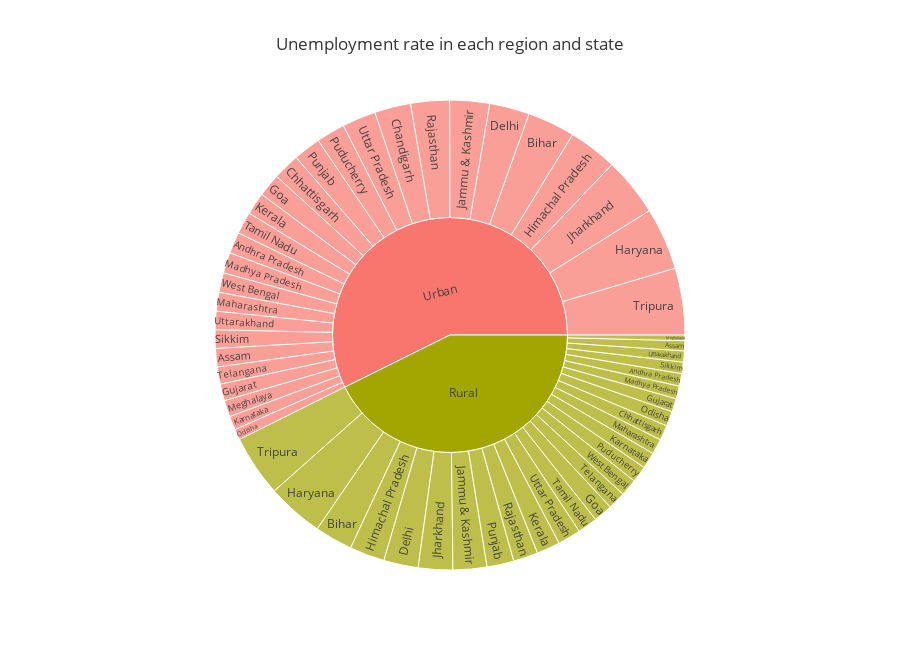

Notebook source saved alongside this figure:
### Code cell
unemplo_df = data[['States', 'Region', 'Estimated Unemployment Rate', 'Estimated Employed', 'Estimated Labour Participation Rate']]
unemplo = unemplo_df.groupby(['Region', 'States'])['Estimated Unemployment Rate'].mean().reset_index()
fig = px.sunburst(unemplo, path=['Region', 'States'], values='Estimated Unemployment Rate',
                  color_continuous_scale='Plasma', title='Unemployment rate in each region and state',
                  height=650, template='ggplot2')
fig.show()

### Figure 1 — Plotly figure (JSON) as saved in the notebook; plotly's stock layout.template omitted (floating-point values rounded to 4 significant figures)
{"data": [{"branchvalues": "total", "domain": {"x": [0, 1], "y": [0, 1]}, "hovertemplate": "labels=%{label}<br>Estimated Unemployment Rate=%{value}<br>parent=%{parent}<br>id=%{id}<extra></extra>", "ids": ["Rural/Andhra Pradesh", "Urban/Andhra Pradesh", "Rural/Assam", "Urban/Assam", "Rural/Bihar", "Urban/Bihar", "Urban/Chandigarh", "Rural/Chhattisgarh", "Urban/Chhattisgarh", "Rural/Delhi", "Urban/Delhi", "Rural/Goa", "Urban/Goa", "Rural/Gujarat", "Urban/Gujarat", "Rural/Haryana", "Urban/Haryana", "Rural/Himachal Pradesh", "Urban/Himachal Pradesh", "Rural/Jammu & Kashmir", "Urban/Jammu & Kashmir", "Rural/Jharkhand", "Urban/Jharkhand", "Rural/Karnataka", "Urban/Karnataka", "Rural/Kerala", "Urban/Kerala", "Rural/Madhya Pradesh", "Urban/Madhya Pradesh", "Rural/Maharashtra", "Urban/Maharashtra", "Rural/Meghalaya", "Urban/Meghalaya", "Rural/Odisha", "Urban/Odisha", "Rural/Puducherry", "Urban/Puducherry", "Rural/Punjab", "Urban/Punjab", "Rural/Rajasthan", "Urban/Rajasthan", "Rural/Sikkim", "Urban/Sikkim", "Rural/Tamil Nadu", "Urban/Tamil Nadu", "Rural/Telangana", "Urban/Telangana", "Rural/Tripura", "Urban/Tripura", "Rural/Uttar Pradesh", "Urban/Uttar Pradesh", "Rural/Uttarakhand", "Urban/Uttarakhand", "Rural/West Bengal", "Urban/West Bengal", "Rural", "Urban"], "labels": ["Andhra Pradesh", "Andhra Pradesh", "Assam", "Assam", "Bihar", "Bihar", "Chandigarh", "Chhattisgarh", "Chhattisgarh", "Delhi", "Delhi", "Goa", "Goa", "Gujarat", "Gujarat", "Haryana", "Haryana", "Himachal Pradesh", "Himachal Pradesh", "Jammu & Kashmir", "Jammu & Kashmir", "Jharkhand", "Jharkhand", "Karnataka", "Karnataka", "Kerala", "Kerala", "Madhya Pradesh", "Madhya Pradesh", "Maharashtra", "Maharashtra", "Meghalaya", "Meghalaya", "Odisha", "Odisha", "Puducherry", "Puducherry", "Punjab", "Punjab", "Rajasthan", "Rajasthan", "Sikkim", "Sikkim", "Tamil Nadu", "Tamil Nadu", "Telangana", "Telangana", "Tripura", "Tripura", "Uttar Pradesh", "Uttar Pradesh", "Uttarakhand", "Uttarakhand", "West Bengal", "West Bengal", "Rural", "Urban"], "name": "", "parents": ["Rural", "Urban", "Rural", "Urban", "Rural", "Urban", "Urban", "Rural", "Urban", "Rural", "Urban", "Rural", "Urban", "Rural", "Urban", "Rural", "Urban", "Rural", "Urban", "Rural", "Urban", "Rural", "Urban", "Rural", "Urban", "Rural", "Urban", "Rural", "Urban", "Rural", "Urban", "Rural", "Urban", "Rural", "Urban", "Rural", "Urban", "Rural", "Urban", "Rural", "Urban", "Rural", "Urban", "Rural", "Urban", "Rural", "Urban", "Rural", "Urban", "Rural", "Urban", "Rural", "Urban", "Rural", "Urban", "", ""], "type": "sunburst", "values": [5.526, 9.428, 4.491, 8.089, 16.77, 21.07, 15.99, 6.629, 11.85, 15.26, 17.73, 8.39, 10.16, 5.917, 7.411, 25.01, 27.55, 15.5, 21.58, 14.95, 17.55, 15.22, 25.95, 7.224, 6.128, 10.34, 9.906, 5.654, 9.159, 6.81, 8.305, 2.475, 7.302, 6.613, 4.703, 7.263, 12.75, 11.92, 12.14, 10.93, 17.19, 5.08, 8.153, 8.776, 9.793, 7.864, 7.612, 27.17, 29.53, 10.21, 14.89, 4.882, 8.162, 7.572, 8.677, 274.5, 368.8]}], "layout": {"height": 650, "legend": {"tracegroupgap": 0}, "title": {"text": "Unemployment rate in each region and state"}}}
